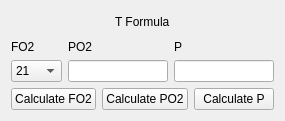
    <widget class="QWidget" name="">
     <property name="geometry">
      <rect>
       <x>200</x>
       <y>410</y>
       <width>254</width>
       <height>121</height>
      </rect>
     </property>
     <layout class="QVBoxLayout" name="TFormula">
      <item alignment="Qt::AlignHCenter|Qt::AlignVCenter">
       <widget class="QLabel" name="TF_TitleLabel">
        <property name="text">
         <string>T Formula</string>
        </property>
       </widget>
      </item>
      <item>
       <layout class="QHBoxLayout" name="TF_InputFields">
        <item>
         <layout class="QVBoxLayout" name="TF_FO2">
          <item>
           <widget class="QLabel" name="TF_FO2Label">
            <property name="text">
             <string>FO2</string>
            </property>
           </widget>
          </item>
          <item>
           <widget class="QComboBox" name="TF_FO2ComboBox">
            <item>
             <property name="text">
              <string>21</string>
             </property>
            </item>
            <item>
             <property name="text">
              <string>22</string>
             </property>
            </item>
            <item>
             <property name="text">
              <string>23</string>
             </property>
            </item>
            <item>
             <property name="text">
              <string>24</string>
             </property>
            </item>
            <item>
             <property name="text">
              <string>25</string>
             </property>
            </item>
            <item>
             <property name="text">
              <string>26</string>
             </property>
            </item>
            <item>
             <property name="text">
              <string>27</string>
             </property>
            </item>
            <item>
             <property name="text">
              <string>28</string>
             </property>
            </item>
            <item>
             <property name="text">
              <string>29</string>
             </property>
            </item>
            <item>
             <property name="text">
              <string>30</string>
             </property>
            </item>
            <item>
             <property name="text">
              <string>31</string>
             </property>
            </item>
            <item>
             <property name="text">
              <string>32</string>
             </property>
            </item>
            <item>
             <property name="text">
              <string>33</string>
             </property>
            </item>
            <item>
             <property name="text">
              <string>34</string>
             </property>
            </item>
            <item>
             <property name="text">
              <string>35</string>
             </property>
            </item>
            <item>
             <property name="text">
              <string>36</string>
             </property>
            </item>
            <item>
             <property name="text">
              <string>37</string>
             </property>
            </item>
            <item>
             <property name="text">
              <string>38</string>
             </property>
            </item>
            <item>
             <property name="text">
              <string>39</string>
             </property>
            </item>
            <item>
             <property name="text">
              <string>40</string>
             </property>
            </item>
            <item>
             <property name="text">
              <string>41</string>
             </property>
            </item>
            <item>
             <property name="text">
              <string>42</string>
             </property>
            </item>
            <item>
             <property name="text">
              <string>43</string>
             </property>
            </item>
            <item>
             <property name="text">
              <string>44</string>
             </property>
            </item>
            <item>
             <property name="text">
              <string>45</string>
             </property>
            </item>
            <item>
             <property name="text">
              <string>46</string>
             </property>
            </item>
            <item>
             <property name="text">
              <string>47</string>
             </property>
            </item>
            <item>
             <property name="text">
              <string>48</string>
             </property>
            </item>
            <item>
             <property name="text">
              <string>49</string>
             </property>
            </item>
            <item>
             <property name="text">
              <string>50</string>
             </property>
            </item>
            <item>
             <property name="text">
              <string>51</string>
             </property>
            </item>
            <item>
             <property name="text">
              <string>52</string>
             </property>
            </item>
            <item>
             <property name="text">
              <string>53</string>
             </property>
            </item>
            <item>
             <property name="text">
              <string>54</string>
             </property>
            </item>
            <item>
             <property name="text">
              <string>55</string>
             </property>
            </item>
            <item>
             <property name="text">
              <string>56</string>
             </property>
            </item>
            <item>
             <property name="text">
              <string>57</string>
             </property>
            </item>
            <item>
             <property name="text">
              <string>58</string>
             </property>
            </item>
            <item>
             <property name="text">
              <string>59</string>
             </property>
            </item>
            <item>
             <property name="text">
              <string>60</string>
             </property>
            </item>
            <item>
             <property name="text">
              <string>61</string>
             </property>
            </item>
            <item>
             <property name="text">
              <string>62</string>
             </property>
            </item>
            <item>
             <property name="text">
              <string>63</string>
             </property>
            </item>
            <item>
             <property name="text">
              <string>64</string>
             </property>
            </item>
            <item>
             <property name="text">
              <string>65</string>
             </property>
            </item>
            <item>
             <property name="text">
              <string>66</string>
             </property>
            </item>
            <item>
             <property name="text">
              <string>67</string>
             </property>
            </item>
            <item>
             <property name="text">
              <string>68</string>
             </property>
            </item>
            <item>
             <property name="text">
              <string>69</string>
             </property>
            </item>
            <item>
             <property name="text">
              <string>70</string>
             </property>
            </item>
            <item>
             <property name="text">
              <string>71</string>
             </property>
            </item>
            <item>
             <property name="text">
              <string>72</string>
             </property>
            </item>
            <item>
             <property name="text">
              <string>73</string>
             </property>
            </item>
            <item>
             <property name="text">
              <string>74</string>
             </property>
            </item>
            <item>
             <property name="text">
              <string>75</string>
             </property>
            </item>
            <item>
             <property name="text">
              <string>76</string>
             </property>
            </item>
            <item>
             <property name="text">
              <string>77</string>
             </property>
            </item>
            <item>
             <property name="text">
              <string>78</string>
             </property>
            </item>
            <item>
             <property name="text">
              <string>79</string>
             </property>
            </item>
            <item>
             <property name="text">
              <string>80</string>
             </property>
            </item>
            <item>
             <property name="text">
              <string>81</string>
             </property>
            </item>
            <item>
             <property name="text">
              <string>82</string>
             </property>
            </item>
            <item>
             <property name="text">
              <string>83</string>
             </property>
            </item>
            <item>
             <property name="text">
              <string>84</string>
             </property>
            </item>
            <item>
             <property name="text">
              <string>85</string>
             </property>
            </item>
            <item>
             <property name="text">
              <string>86</string>
             </property>
            </item>
            <item>
             <property name="text">
              <string>87</string>
             </property>
            </item>
            <item>
             <property name="text">
              <string>88</string>
             </property>
            </item>
            <item>
             <property name="text">
              <string>89</string>
             </property>
            </item>
            <item>
             <property name="text">
              <string>90</string>
             </property>
            </item>
            <item>
             <property name="text">
              <string>91</string>
             </property>
            </item>
            <item>
             <property name="text">
              <string>92</string>
             </property>
            </item>
            <item>
             <property name="text">
              <string>93</string>
             </property>
            </item>
            <item>
             <property name="text">
              <string>94</string>
             </property>
            </item>
            <item>
             <property name="text">
              <string>95</string>
             </property>
            </item>
            <item>
             <property name="text">
              <string>96</string>
             </property>
            </item>
            <item>
             <property name="text">
              <string>97</string>
             </property>
            </item>
            <item>
             <property name="text">
              <string>98</string>
             </property>
            </item>
            <item>
             <property name="text">
              <string>99</string>
             </property>
            </item>
            <item>
             <property name="text">
              <string>100</string>
             </property>
            </item>
           </widget>
          </item>
         </layout>
        </item>
        <item>
         <layout class="QVBoxLayout" name="TF_PO2">
          <item>
           <widget class="QLabel" name="TF_PO2Label">
            <property name="text">
             <string>PO2</string>
            </property>
           </widget>
          </item>
          <item>
           <widget class="QLineEdit" name="TF_PO2Field"/>
          </item>
         </layout>
        </item>
        <item>
         <layout class="QVBoxLayout" name="TF_P">
          <item>
           <widget class="QLabel" name="TF_PLabel">
            <property name="text">
             <string>P</string>
            </property>
           </widget>
          </item>
          <item>
           <widget class="QLineEdit" name="TF_PField"/>
          </item>
         </layout>
        </item>
       </layout>
      </item>
      <item>
       <layout class="QHBoxLayout" name="TF_CalculateButtons">
        <item>
         <widget class="QPushButton" name="TF_CalculateFO2Button">
          <property name="text">
           <string>Calculate FO2</string>
          </property>
         </widget>
        </item>
        <item>
         <widget class="QPushButton" name="TF_CalculatePO2Button">
          <property name="text">
           <string>Calculate PO2</string>
          </property>
         </widget>
        </item>
        <item>
         <widget class="QPushButton" name="TF_CalculatePButton">
          <property name="text">
           <string>Calculate P</string>
          </property>
         </widget>
        </item>
       </layout>
      </item>
     </layout>
    </widget>
